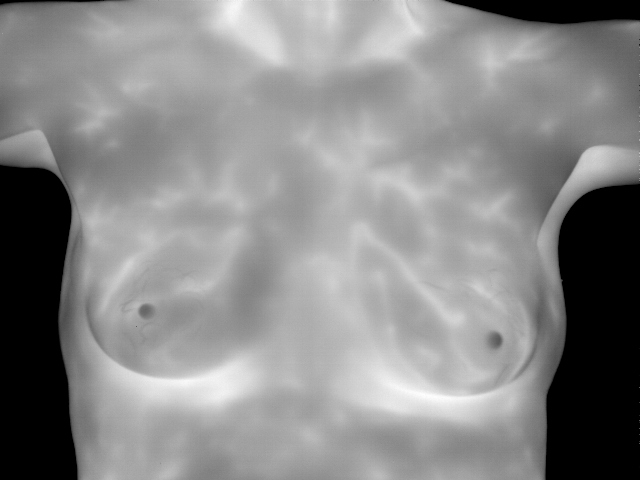
%> input picture trans/0840.png, 640 x 480 px
$ octave CLAHE.m   (GNU Octave 9; MATLAB toolbox functions it lacks are replaced by stand-ins)
%> lines starting %> are read from the running program, lines starting %| are printed output that depends on the picture
I = imread('trans\0840.png');
%> I is the input picture: size 480x640 uint8; min 0, max 255, mean 136.2
%I = rgb2gray(I);
N = 30;
Data = zeros(N+1,2);
% out = zeros(1,N+1);
% cliplimit = zeros(1,N+1);
M = 100;
for i = 0:N
    Data(i+1,2) = i/M;
    Img = adapthisteq(I,'cliplimit',Data(i+1,2),'Distribution','rayleigh');
    Data(i+1,1) = entropy(Img);
end
%> this loop made 31 passes
%> pass 1, `Img = adapthisteq(I,'cliplimit',Data(i+1,2),'Distribution','rayleigh');`:
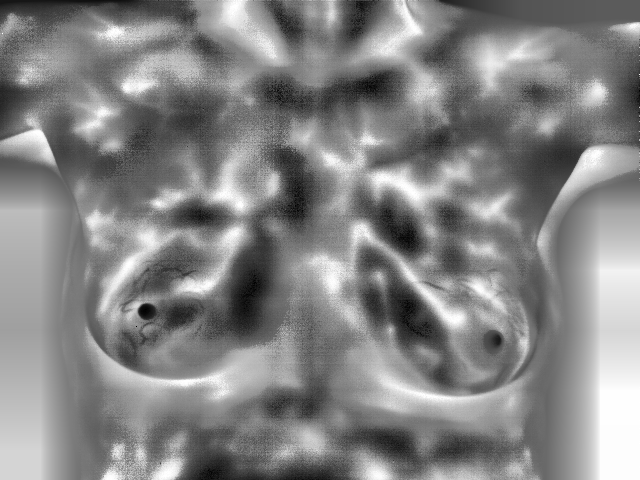
%> Img: size 480x640 uint8; min 0, max 255, mean 132.6
%> pass 2, `Img = adapthisteq(I,'cliplimit',Data(i+1,2),'Distribution','rayleigh');`:
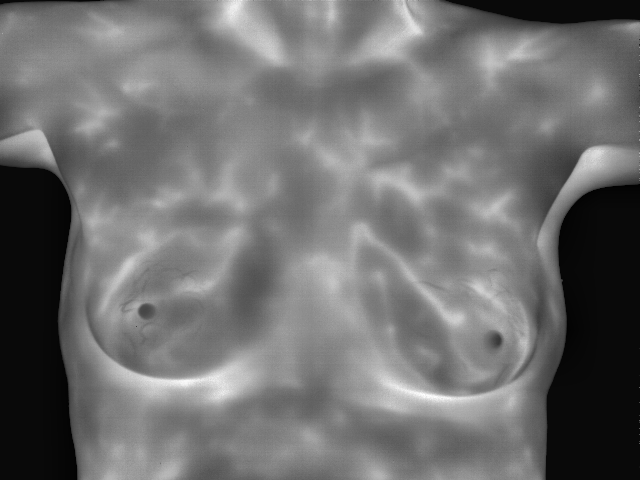
%> Img: size 480x640 uint8; min 0, max 255, mean 111.3
%> pass 3, `Img = adapthisteq(I,'cliplimit',Data(i+1,2),'Distribution','rayleigh');`:
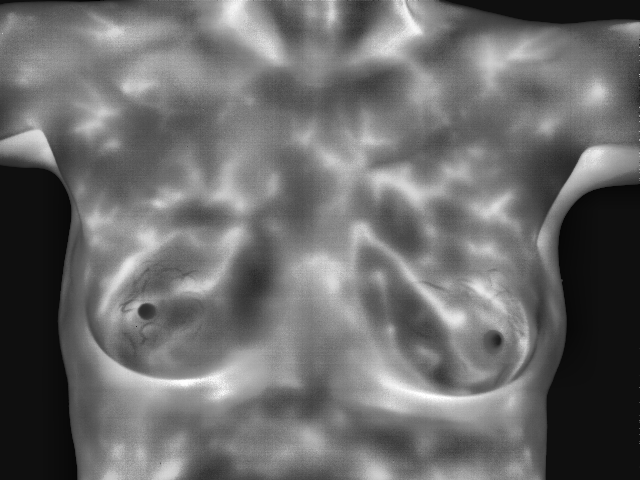
%> Img: size 480x640 uint8; min 0, max 255, mean 107.4
%> after the loop, Data = 31 rows, first 12: [7.58 0; 6.55 0.01; 6.93 0.02; 7.11 0.03; 7.19 0.04; 7.26 0.05; 7.24 0.06; 7.25 0.07; 7.27 0.08; 7.25 0.09; 7.27 0.1; 7.26 0.11]
figure(1)
plot(Data(:,2),Data(:,1),'r.');
xlabel('clip limit')
ylabel('entropy')
title('Entropy vs Clip Limit')
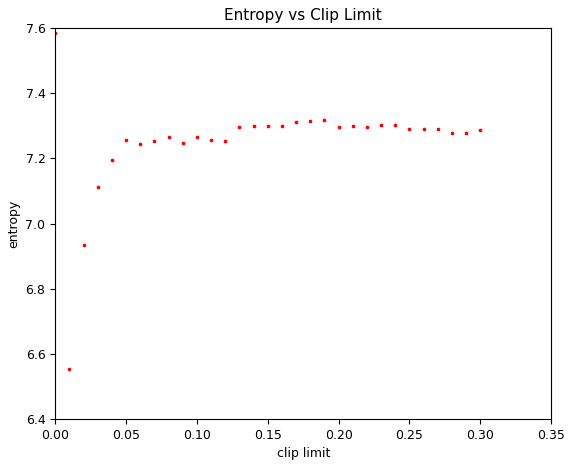
%> figure redrawn from the program's plot data; highest point at x = 0, y = 7.58
hold on;
% fit y = c(1)*exp(-lam(1)*x) + c(2)*exp(-lam(2)*t);
t = Data(:,2);
%> t = 31 values from 0 to 0.3
y = Data(:,1);
%> y = 31 values, max 7.58 at index 1, min 6.55 at index 2, mean 7.25
% [4 lines of commented-out code are left out]
 F = @(x,xdata)x(1)*exp(-x(2)*xdata) + x(3)*exp(-x(4)*xdata);
 x0 = [0.01 0.01 0.01 0];
%> (the run ends here)
